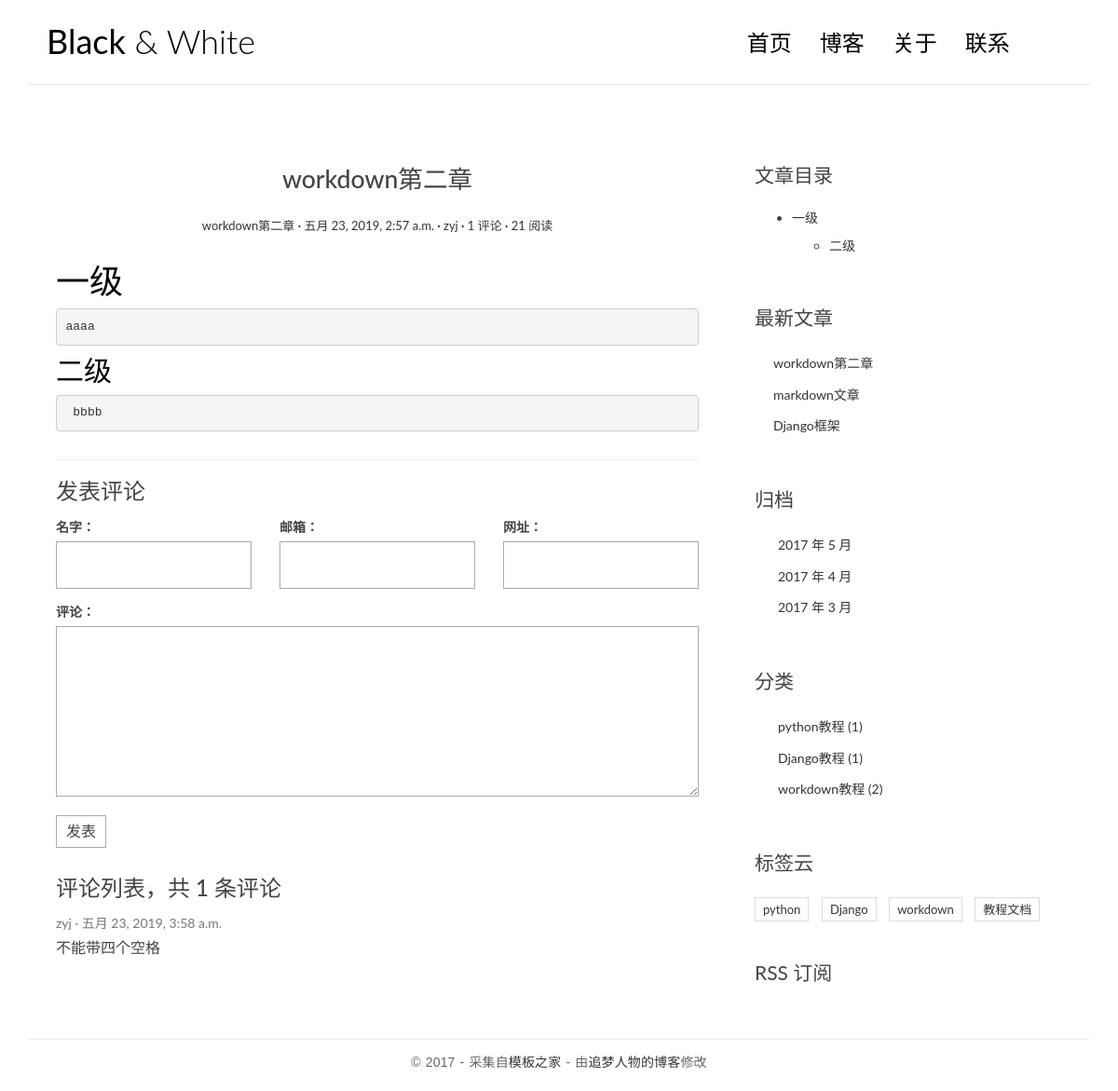
/app1/single/4/, run on the app's committed database.
### app1/models.py (models this page shows, shortened)
class Articles(models.Model):
    title=models.CharField(max_length=30,verbose_name='标题')
    create_time=models.DateTimeField(auto_now_add=True,verbose_name='创建时间')
    update_time=models.DateTimeField(auto_now=True,verbose_name='修改时间')
    Readnum=models.PositiveIntegerField(default=0,verbose_name='阅读数')
    bodytxt=models.TextField(max_length=500,default='',verbose_name='正文')
    author=models.ForeignKey(User,on_delete=models.CASCADE,verbose_name='作者')
    category=models.ForeignKey(Category,on_delete=models.CASCADE,verbose_name='文章类别')
    pag=models.ManyToManyField(Pags,verbose_name='标签')
    class Meta():
        verbose_name = "文章"
        verbose_name_plural = verbose_name

class Category(models.Model):
    title=models.CharField(max_length=30,verbose_name='类别')
    class Meta():
        verbose_name = "类别"
        verbose_name_plural = verbose_name

class Pags(models.Model):
    title=models.CharField(max_length=30,verbose_name='标签')
    class Meta():
        verbose_name = "标签"
        verbose_name_plural = verbose_name

### app2/models.py (models this page shows, shortened)
class Comment(models.Model):
    username=models.CharField(max_length=30,verbose_name='用户名')
    email=models.EmailField(blank=True,null=True,verbose_name='邮箱')
    url=models.URLField(blank=True,null=True,verbose_name='个人主页')
    tex=models.TextField(max_length=150,verbose_name='评论内容')
    title=models.ForeignKey(Articles,on_delete=models.CASCADE)
    creat_time=models.DateTimeField(auto_now_add=True,verbose_name='发布日期')

### app1/views.py (the view)
# urls.py: url(r'^single/(\d+)/$',views.single,name='single'),
def single(request,id):
    article = Articles.objects.get(pk=id)
    Messiges=article.comment_set.all()
    article.Readnum += 1
    article.save()
    if request.method=='GET':
        mk=markdown.Markdown(extensions=[
            "markdown.extensions.extra",
            "markdown.extensions.codehilite",
            "markdown.extensions.toc"
        ])
        article.bodytxt=mk.convert(article.bodytxt)
        article.toc=mk.toc
        print(article.bodytxt)
        return render(request,'single.html',locals())

### app1/templatetags/func1.py (called while the page is built)
@register.simple_tag()
def getnewcomments(num):
    return Articles.objects.all().order_by('-create_time')[:num]

@register.simple_tag()
def getcategorys():
    return Category.objects.all()

@register.simple_tag()
def gettags():
    return Pags.objects.all()

### templates/single.html (shortened to what this page needs)
{% extends 'base.html' %}
{% block left %}
    <article class="post post-1">
                    <header class="entry-header">
                        <h1 class="entry-title">{{article.title}}</h1>
                        <div class="entry-meta">
                            <span class="post-category"><a href="#">{{article.title}}</a></span>
                            <span class="post-date"><a href="#"><time class="entry-date"
                                                                      datetime="2012-11-09T23:15:57+00:00">{{article.create_time}}</time></a></span>
                            <span class="post-author"><a href="#">{{article.author}}</a></span>
                            <span class="comments-link"><a href="#">{{article.comment_set.count}} 评论</a></span>
                            <span class="views-count"><a href="#">{{article.Readnum}} 阅读</a></span>
                        </div>
                    </header>
                    <div class="entry-content clearfix">
                        {{article.bodytxt|safe}}
                    </div>
                </article>
                <section class="comment-area" id="comment-area">
                    <hr>
                    <h3>发表评论</h3>
                    <form action="{% url 'app2:msg' article.id  %}" method="post" class="comment-form">
                        <div class="row">
                            <div class="col-md-4">
                                <label for="id_name">名字：</label>
                                <input type="text" id="id_name" name="name" required>
                            </div>
                            <div class="col-md-4">
                                <label for="id_email">邮箱：</label>
                                <input type="email" id="id_email" name="email" required>
                            </div>
                            <div class="col-md-4">
                                <label for="id_url">网址：</label>
                                <input type="text" id="id_url" name="url">
                            </div>
                            <div class="col-md-12">
                                <label for="id_comment">评论：</label>
                                <textarea name="comment" id="id_comment" required></textarea>
                                <button type="submit" class="comment-btn">发表</button>
                            </div>
                        </div>
                    </form>
                    <div class="comment-list-panel">
                        <h3>评论列表，共 <span>{{Messiges.count}}</span> 条评论</h3>
                        <ul class="comment-list list-unstyled">
                            {% for i in Messiges %}
                            <li class="comment-item">
                                <span class="nickname">{{i.username}}</span>
                                <time class="submit-date" datetime="2012-11-09T23:15:57+00:00">{{i.creat_time}}</time>
                                <div class="text">
                                    {{i.tex}}
                                </div>
                            </li>
                            {% endfor %}
                        </ul>
                    </div>
                </section>
{% endblock %}
{% block catalog %}
<div class="widget widget-content">
                    <h3 class="widget-title">文章目录</h3>
                    {{article.toc|safe}}
                </div>
{% endblock %}

### templates/base.html (shortened to what this page needs)
{% load func1 %}
<!DOCTYPE html>
<html lang="en">
<head>
    <link rel="stylesheet" href="/static/css/bootstrap.min.css">
    <link rel="stylesheet" href="http://code.ionicframework.com/ionicons/2.0.1/css/ionicons.min.css">
    <link rel="stylesheet" href="/static/css/pace.css">
    <link rel="stylesheet" href="/static/css/custom.css">
</head>
<body>
<div class="container">
    <header id="site-header">
        <div class="row">
            <div class="col-md-4 col-sm-5 col-xs-8">
                <div class="logo">
                    <h1><a href="{% url 'app1:index' %}"><b>Black</b> &amp; White</a></h1>
                </div>
            </div>
            <div class="col-md-8 col-sm-7 col-xs-4">
                <nav class="main-nav" role="navigation">
                    <div class="collapse navbar-collapse" id="bs-example-navbar-collapse-1">
                        <ul class="nav navbar-nav navbar-right">
                            <li class="cl-effect-11"><a href="{% url 'app1:index' %}" data-hover="首页">首页</a></li>
                            <li class="cl-effect-11"><a href="full-width.html" data-hover="博客">博客</a></li>
                            <li class="cl-effect-11"><a href="about.html" data-hover="关于">关于</a></li>
                            <li class="cl-effect-11"><a href="{% url 'app1:contact' %}" data-hover="联系">联系</a></li>
                        </ul>
                    </div>
                </nav>
            </div>
        </div>
    </header>
</div>
<div class="content-body">
    <div class="container">
        <div class="row">
            <main class="col-md-8">
                {% block left %}
                {% endblock %}
            </main>
            <aside class="col-md-4">
                {% block catalog %}
                {% endblock %}
                <div class="widget widget-recent-posts">
                    <h3 class="widget-title">最新文章</h3>
                    <ul>
                        {% getnewcomments 3 as newcomment %}
                        {% for i in newcomment %}
                            <li><a href="{% url 'app1:single' i.id %}">{{i.title}}</a></li>
                        {% endfor %}
                    </ul>
                </div>
                <div class="widget widget-archives">
                    <h3 class="widget-title">归档</h3>
                    <ul>
                        <li>
                            <a href="#">2017 年 5 月</a>
                        </li>
                        <li>
                            <a href="#">2017 年 4 月</a>
                        </li>
                        <li>
                            <a href="#">2017 年 3 月</a>
                        </li>
                    </ul>
                </div>
                <div class="widget widget-category">
                    <h3 class="widget-title">分类</h3>
                    <ul>
                        {% getcategorys as category %}
                        {% for i in category %}
                            <li><a href="{% url 'app1:selcategory' i.id %}">{{i.title}} ({{ i.articles_set.count }})</a></li>
                        {% endfor %}
                    </ul>
                </div>
                <div class="widget widget-tag-cloud">
                    <h3 class="widget-title">标签云</h3>
                    <ul>
                        {% gettags as tags %}
                        {%for i in tags %}
                        <li><a href="{% url 'app1:seltag' i.id %}">{{i.title}}</a></li>
                        {% endfor %}
                    </ul>
                </div>
                <div class="rss">
                    <a href="{% url 'app1:rss'  %}"> RSS 订阅</a>
                </div>
            </aside>
        </div>
    </div>
</div>
<footer id="site-footer">
    <div class="container">
        <div class="row">
            <div class="col-md-12">
                <p class="copyright">&copy 2017 - 采集自<a href="http://www.cssmoban.com/"
                                                        target="_blank" title="模板之家">模板之家</a>
                    - 由<a href="http://zmrenwu.com/" title="网页模板" target="_blank">追梦人物的博客</a>修改
                </p>
            </div>
        </div>
    </div>
</footer>
</body>
</html>

### static/css/custom.css (style rules this page uses)
* { outline: none; }
h1, h2, h3, h4, h5, h6 { margin-top: 0; }
b { font-weight: 400; }
a { color: #333; }
body { color: #444; font-family: 'Lato', sans-serif; }
p { font-family: 'Ubuntu', sans-serif; font-weight: 400; word-spacing: 1px; letter-spacing: 0.01em; }
#site-header { background-color: #FFF; padding: 25px 20px; margin-bottom: 40px; border-bottom: 1px solid #e7e7e7; }
.logo h1 a { color: #000; }
.logo h1 { margin: 0; font-family: 'Lato', sans-serif; font-weight: 300; }
.main-nav { margin-top: 11px; max-width: 95%; }
.main-nav a { color: #000000 !important; padding: 0 0 5px 0 !important; margin-right: 30px; font-family: 'Lato', sans-serif; font-weight: 300; font-size: 24px; }
.cl-effect-11 a { padding: 10px 0; color: #0972b4; text-shadow: none; }
.cl-effect-11 a::before { position: absolute; top: 0; left: 0; overflow: hidden; padding: 0 0 5px 0 !important; max-width: 0; border-bottom: 1px solid #000; color: #000; content: attr(data-hover); white-space: nowrap; -webkit-transition: max-width 0.5s; -moz-transition: max-width 0.5s; transition: max-width 0.5s; }
.content-body { padding-bottom: 4em; }
.post { background: #fff; padding: 30px 30px 0; }
.entry-title { text-align: center; font-size: 1.9em; margin-bottom: 20px; line-height: 1.6; padding: 10px 20px 0; }
.entry-meta { text-align: center; color: #DDDDDD; font-size: 13px; margin-bottom: 30px; }
.entry-content { font-size: 18px; line-height: 1.9; font-weight: 300; color: #000; }
.post-category::after, .post-date::after, .post-author::after, .comments-link::after { content: ' ·'; color: #000; }
.widget { background: #fff; padding: 30px 0 0; }
.widget-title { font-size: 1.5em; margin-bottom: 20px; line-height: 1.6; padding: 10px 0 0; font-weight: 400; }
.widget-recent-posts ul { padding: 0; margin: 0; padding-left: 20px; }
.widget-recent-posts ul li { list-style-type: none; position: relative; line-height: 170%; margin-bottom: 10px; }
.widget-recent-posts ul li::before { content: '\f3d3'; font-family: "Ionicons"; position: absolute; left: -17px; top: 3px; font-size: 16px; color: #000; }
.widget-archives ul { padding: 0; margin: 0; padding-left: 25px; }
.widget-archives ul li { list-style-type: none; position: relative; line-height: 170%; margin-bottom: 10px; }
.widget-archives ul li::before { content: '\f3f3'; font-family: "Ionicons"; position: absolute; left: -25px; top: 1px; font-size: 16px; color: #000; }
.widget-category ul { padding: 0; margin: 0; padding-left: 25px; }
.widget-category ul li { list-style-type: none; position: relative; line-height: 170%; margin-bottom: 10px; }
.widget-category ul li::before { content: '\f3fe'; font-family: "Ionicons"; position: absolute; left: -25px; top: 1px; font-size: 18px; color: #000; }
.widget-tag-cloud ul { padding: 0; margin: 0; margin-right: -10px; }
.widget-tag-cloud ul li { list-style-type: none; font-size: 13px; display: inline-block; margin-right: 10px; margin-bottom: 10px; padding: 3px 8px; border: 1px solid #ddd; }
.widget-content ul ul { margin-top: 10px; }
.widget-content ul li { margin-bottom: 10px; }
.rss { font-size: 21px; margin-top: 30px; }
.rss a { color: #444; }
#site-footer { padding-top: 10px; padding: 0 0 1.5em 0; }
.copyright { text-align: center; padding-top: 1em; margin: 0; border-top: 1px solid #eee; color: #666; }
.contact-form input, .comment-form input { border: 1px solid #aaa; margin-bottom: 15px; width: 100%; padding: 15px 15px; font-size: 16px; line-height: 100%; transition: 0.4s border-color linear; }
.contact-form textarea, .comment-form textarea { border: 1px solid #aaa; margin-bottom: 15px; width: 100%; padding: 15px 15px; font-size: 16px; line-height: 20px !important; min-height: 183px; transition: 0.4s border-color linear; }
.comment-area { padding: 0 30px 0; }
.comment-form { margin-top: 15px; }
.comment-form .comment-btn { background-color: #fff; border: 1px solid #aaa; font-size: 16px; padding: 5px 10px; }
.comment-list-panel { margin-top: 30px; }
.comment-list { margin-top: 15px; }
.comment-item .nickname, .comment-item .submit-date { color: #777; font-size: 14px; }
.comment-item .nickname:after { content: ' ·'; }
.comment-item .text { padding-top: 5px; font-size: 16px; }

### data on the page
Articles: title "workdown第二章", create_time "五月 23, 2019, 2:57 a.m.", author "zyj", comment_set.count "1", Readnum "21", bodytxt "一级 aaaa 二级 bbbb", count "1", toc "一级 二级"
Comment: username "zyj", creat_time "五月 23, 2019, 3:58 a.m.", tex "不能带四个空格"
Articles: title "markdown文章"
Articles: title "Django框架"
Category: title "python教程", articles_set.count "1"
Category: title "Django教程", articles_set.count "1"
Category: title "workdown教程", articles_set.count "2"
Pags: title "python"
Pags: title "Django"
Pags: title "workdown"
Pags: title "教程文档"
